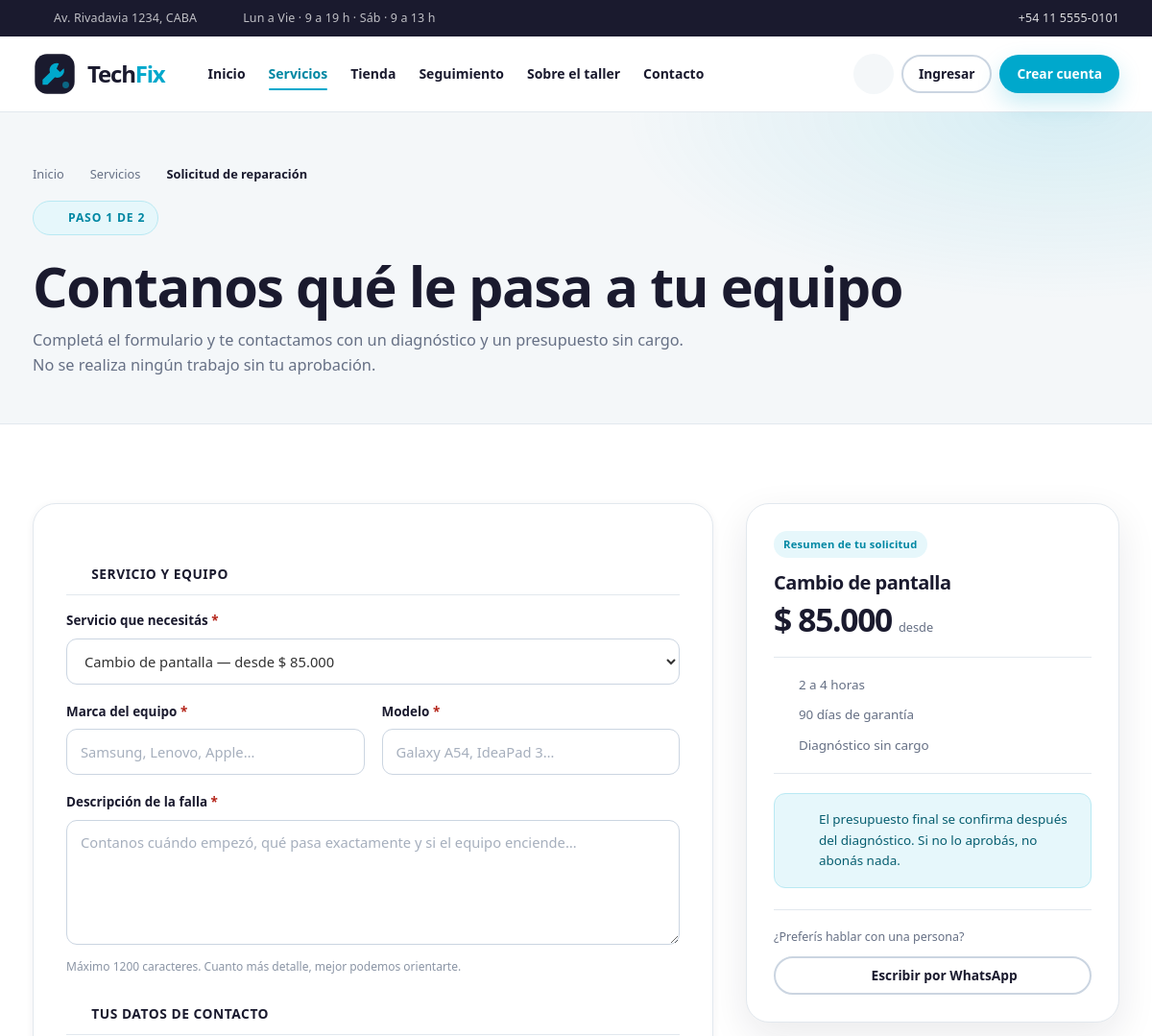
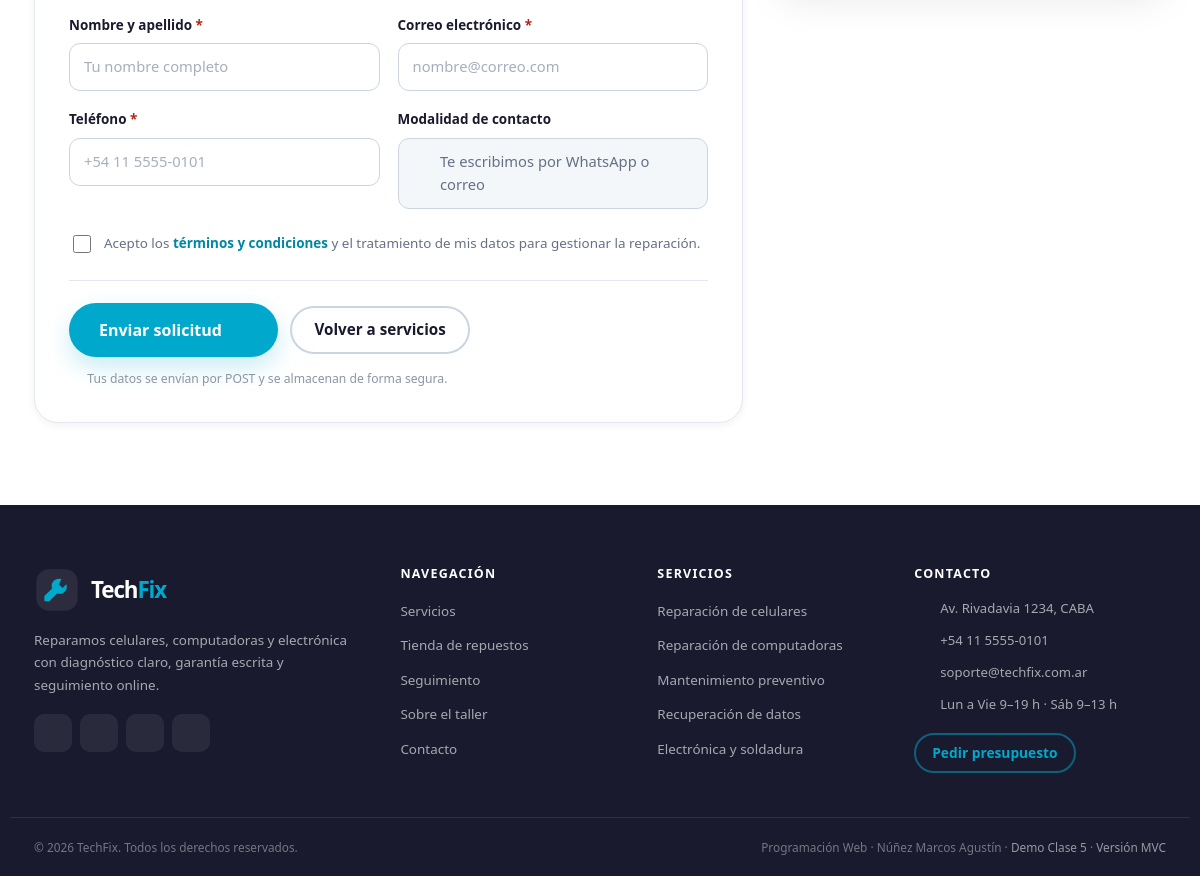
The app's page /solicitud.php?servicio=1 with its own data (2 pictures, top to bottom).
### tables this page shows
CREATE TABLE servicios (
    id              INT UNSIGNED AUTO_INCREMENT PRIMARY KEY,
    categoria_id    INT UNSIGNED NOT NULL,
    nombre          VARCHAR(120) NOT NULL,
    slug            VARCHAR(140) NOT NULL UNIQUE,
    descripcion     TEXT NOT NULL,
    precio_base     DECIMAL(10, 2) NOT NULL DEFAULT 0.00,
    tiempo_estimado VARCHAR(50) NOT NULL DEFAULT 'A convenir',
    garantia_dias   INT UNSIGNED NOT NULL DEFAULT 90,
    destacado       TINYINT(1) NOT NULL DEFAULT 0,
    activo          TINYINT(1) NOT NULL DEFAULT 1,
    created_at      TIMESTAMP NOT NULL DEFAULT CURRENT_TIMESTAMP,
    updated_at      TIMESTAMP NOT NULL DEFAULT CURRENT_TIMESTAMP ON UPDATE CURRENT_TIMESTAMP,
    CONSTRAINT fk_servicios_categoria
        FOREIGN KEY (categoria_id) REFERENCES categorias_servicio (id)
        ON UPDATE CASCADE ON DELETE RESTRICT,
    INDEX idx_servicios_categoria_activo (categoria_id, activo),
    INDEX idx_servicios_destacado (destacado),
    INDEX idx_servicios_nombre (nombre)
);

### includes/funciones.php (called while the page is built, shortened)
<?php
function e(mixed $valor): string
{
    return htmlspecialchars((string) ($valor ?? ''), ENT_QUOTES | ENT_SUBSTITUTE, 'UTF-8');
}
function url(string $ruta = ''): string
{
    $base = defined('BASE_URL') ? BASE_URL : '/';
    return $base . ltrim($ruta, '/');
}
function precio(float|int|string|null $valor): string
{
    return '$ ' . number_format((float) $valor, 0, ',', '.');
}
function usuario_actual(): ?array
{
    if (!isset($_SESSION['usuario_id'])) {
        return null;
    }
    return [
        'id'     => (int) $_SESSION['usuario_id'],
        'nombre' => (string) ($_SESSION['usuario_nombre'] ?? ''),
        'email'  => (string) ($_SESSION['usuario_email'] ?? ''),
        'rol'    => (string) ($_SESSION['rol'] ?? 'usuario'),
    ];
}

### includes/componentes.php (called while the page is built, shortened)
<?php
require_once __DIR__ . '/funciones.php';
require_once __DIR__ . '/iconos.php';
function clase_error(array $errores, string $campo): string
{
    return isset($errores[$campo]) ? ' is-invalid' : '';
}

### solicitud.php (the view, shortened to what this page needs)
<?php
require_once __DIR__ . '/config/conexion.php';
require_once __DIR__ . '/includes/componentes.php';
$categorias = $pdo->query(
    "SELECT c.id, c.nombre, c.slug,
            GROUP_CONCAT(s.id ORDER BY s.nombre SEPARATOR ',') AS ids
     FROM categorias_servicio c
     INNER JOIN servicios s ON s.categoria_id = c.id AND s.activo = 1
     GROUP BY c.id, c.nombre, c.slug
     ORDER BY c.id"
)->fetchAll();
$servicios = $pdo->query(
    "SELECT s.id, s.nombre, s.categoria_id, s.precio_base, s.tiempo_estimado, s.garantia_dias
     FROM servicios s
     WHERE s.activo = 1
     ORDER BY s.categoria_id, s.nombre"
)->fetchAll();
$serviciosPorCategoria = [];
foreach ($servicios as $item) {
    $serviciosPorCategoria[(int) $item['categoria_id']][] = $item;
}
$servicioSeleccionado = filter_input(INPUT_GET, 'servicio', FILTER_VALIDATE_INT) ?: 0;
$servicioActual = null;
foreach ($servicios as $item) {
    if ((int) $item['id'] === (int) $servicioSeleccionado) {
        $servicioActual = $item;
        break;
    }
}
$usuario = usuario_actual();
$datos = [
    'servicio_id' => (string) $servicioSeleccionado,
    'nombre'      => $usuario['nombre'] ?? '',
    'email'       => $usuario['email'] ?? '',
    'telefono'    => '',
    'marca'       => '',
    'modelo'      => '',
    'problema'    => '',
];
$errores = [];
require_once __DIR__ . '/includes/header.php';
?>
<section class="page-hero">
    <div class="contenedor">
        <nav class="breadcrumb" aria-label="Miga de pan">
            <a href="<?= e(url('index.php')) ?>">Inicio</a> <?= icono('flecha') ?>
            <a href="<?= e(url('servicios.php')) ?>">Servicios</a> <?= icono('flecha') ?>
            <span>Solicitud de reparación</span>
        </nav>
        <span class="eyebrow"><?= icono('herramienta') ?> Paso 1 de 2</span>
        <h1>Contanos qué le pasa a tu equipo</h1>
        <p>Completá el formulario y te contactamos con un diagnóstico y un presupuesto sin cargo. No se realiza ningún trabajo sin tu aprobación.</p>
    </div>
</section>
<section class="section">
    <div class="contenedor">
        <div class="detail-grid">
            <div>
                <form class="form-card" method="post" action="<?= e(url('solicitud.php')) ?>" novalidate>
                    <div class="form-section-title"><?= icono('config') ?> Servicio y equipo</div>
                    <div class="form-grid">
                        <div class="form-group form-group--full">
                            <label for="servicio_id">Servicio que necesitás <span class="req">*</span></label>
                            <select class="form-select<?= clase_error($errores, 'servicio_id') ?>" id="servicio_id" name="servicio_id" required>
                                <?php foreach ($categorias as $categoria): ?>
                                    <?php $idCat = (int) $categoria['id']; ?>
                                    <?php if (!empty($serviciosPorCategoria[$idCat])): ?>
                                        <optgroup label="<?= e($categoria['nombre']) ?>">
                                            <?php foreach ($serviciosPorCategoria[$idCat] as $item): ?>
                                                <option value="<?= (int) $item['id'] ?>" <?= (string) $item['id'] === $datos['servicio_id'] ? 'selected' : '' ?>>
                                                    <?= e($item['nombre']) ?> — desde <?= e(precio($item['precio_base'])) ?>
                                                </option>
                                            <?php endforeach; ?>
                                        </optgroup>
                                    <?php endif; ?>
                                <?php endforeach; ?>
                            </select>
                        </div>
                        <div class="form-group">
                            <label for="marca">Marca del equipo <span class="req">*</span></label>
                            <input class="form-control<?= clase_error($errores, 'marca') ?>" type="text" id="marca" name="marca"
                                   value="<?= e($datos['marca']) ?>" placeholder="Samsung, Lenovo, Apple…" maxlength="60" required>
                        </div>
                        <div class="form-group">
                            <label for="modelo">Modelo <span class="req">*</span></label>
                            <input class="form-control<?= clase_error($errores, 'modelo') ?>" type="text" id="modelo" name="modelo"
                                   value="<?= e($datos['modelo']) ?>" placeholder="Galaxy A54, IdeaPad 3…" maxlength="100" required>
                        </div>
                        <div class="form-group form-group--full">
                            <label for="problema">Descripción de la falla <span class="req">*</span></label>
                            <textarea class="form-control<?= clase_error($errores, 'problema') ?>" id="problema" name="problema"
                                      maxlength="1200" placeholder="Contanos cuándo empezó, qué pasa exactamente y si el equipo enciende…" required><?= e($datos['problema']) ?></textarea>
                            <span class="form-help">Máximo 1200 caracteres. Cuanto más detalle, mejor podemos orientarte.</span>
                        </div>
                    </div>
                    <div class="form-section-title"><?= icono('usuario') ?> Tus datos de contacto</div>
                    <div class="form-grid">
                        <div class="form-group">
                            <label for="nombre">Nombre y apellido <span class="req">*</span></label>
                            <input class="form-control<?= clase_error($errores, 'nombre') ?>" type="text" id="nombre" name="nombre"
                                   value="<?= e($datos['nombre']) ?>" placeholder="Tu nombre completo" maxlength="100" autocomplete="name" required>
                        </div>
                        <div class="form-group">
                            <label for="email">Correo electrónico <span class="req">*</span></label>
                            <input class="form-control<?= clase_error($errores, 'email') ?>" type="email" id="email" name="email"
                                   value="<?= e($datos['email']) ?>" placeholder="nombre@correo.com" maxlength="150" autocomplete="email" required>
                        </div>
                        <div class="form-group">
                            <label for="telefono">Teléfono <span class="req">*</span></label>
                            <input class="form-control<?= clase_error($errores, 'telefono') ?>" type="tel" id="telefono" name="telefono"
                                   value="<?= e($datos['telefono']) ?>" placeholder="+54 11 5555-0101" maxlength="30" autocomplete="tel" required>
                        </div>
                        <div class="form-group">
                            <label>Modalidad de contacto</label>
                            <div class="form-control" style="display:flex;align-items:center;gap:9px;background:var(--bg);color:var(--muted)">
                                <?= icono('whatsapp') ?> Te escribimos por WhatsApp o correo
                            </div>
                        </div>
                    </div>
                    <div style="margin-top:24px">
                        <label class="form-check">
                            <input type="checkbox" name="terminos" value="1" <?= !empty($_POST['terminos']) ? 'checked' : '' ?>>
                            <span>Acepto los <a href="<?= e(url('sobre-el-taller.php')) ?>#terminos">términos y condiciones</a> y el tratamiento de mis datos para gestionar la reparación.</span>
                        </label>
                    </div>
                    <div class="form-actions">
                        <button class="btn btn--primary btn--lg" type="submit">Enviar solicitud <?= icono('flecha') ?></button>
                        <a class="btn btn--ghost" href="<?= e(url('servicios.php')) ?>">Volver a servicios</a>
                        <span class="form-actions__note"><?= icono('candado') ?> Tus datos se envían por POST y se almacenan de forma segura.</span>
                    </div>
                </form>
            </div>
            <aside class="buy-box">
                <span class="badge badge--cyan">Resumen de tu solicitud</span>
                <h2 style="font-size:1.25rem;margin-top:14px"><?= $servicioActual ? e($servicioActual['nombre']) : 'Elegí un servicio' ?></h2>
                <?php if ($servicioActual): ?>
                    <div class="buy-box__price">
                        <strong><?= e(precio($servicioActual['precio_base'])) ?></strong>
                        <small>desde</small>
                    </div>
                    <ul class="buy-box__meta">
                        <li><?= icono('reloj') ?> <?= e($servicioActual['tiempo_estimado']) ?></li>
                        <li><?= icono('escudo') ?> <?= (int) $servicioActual['garantia_dias'] ?> días de garantía</li>
                        <li><?= icono('check-circle') ?> Diagnóstico sin cargo</li>
                    </ul>
                <?php else: ?>
                    <p class="muted" style="font-size:.86rem">Seleccioná un servicio del formulario para ver el precio orientativo y el tiempo estimado.</p>
                <?php endif; ?>
                <div class="tracking-note" style="margin-top:18px">
                    <?= icono('info') ?>
                    <span>El presupuesto final se confirma después del diagnóstico. Si no lo aprobás, no abonás nada.</span>
                </div>
                <div style="margin-top:22px;padding-top:18px;border-top:1px solid var(--border)">
                    <p style="font-size:.78rem;color:var(--muted);margin-bottom:10px">¿Preferís hablar con una persona?</p>
                    <a class="btn btn--ghost btn--block btn--sm" href="https://wa.me/<?= e(WHATSAPP) ?>" target="_blank" rel="noopener">
                        <?= icono('whatsapp') ?> Escribir por WhatsApp
                    </a>
                </div>
            </aside>
        </div>
    </div>
</section>
<?php require_once __DIR__ . '/includes/footer.php'; ?>

### records on screen
servicios: nombre "Cambio de pantalla", precio_base "$ 85.000", tiempo_estimado "2 a 4 horas", garantia_dias "90"

### other values on screen
SHOP_ADDRESS "Av. Rivadavia 1234, CABA"
SUPPORT_PHONE "+54 11 5555-0101"
SUPPORT_EMAIL "soporte@techfix.com.ar"
APP_NAME "TechFix"
form field servicio_id "Cambio de pantalla — desde $ 85.000"
